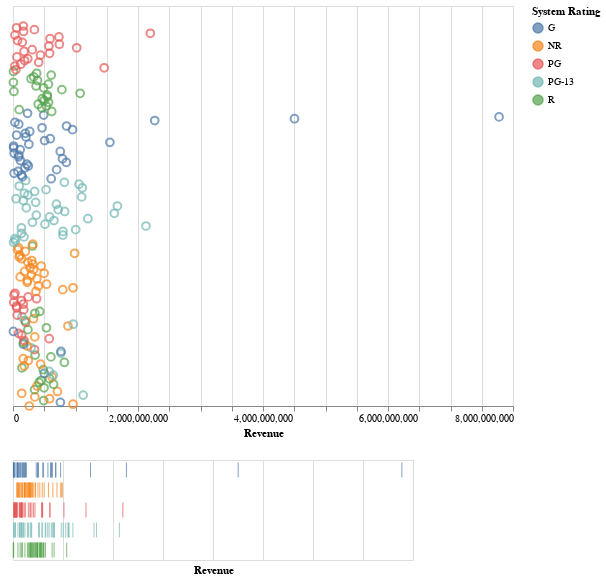

Notebook code cell kept with this figure:
### Markdown cell above
This is the blueprint for creating the fourth visualization Revenue of Movies, Altair will be used to create this graph.

__Blueprint:__
   - The format of the dataframe needed for this graph is the same as the previous datarame that was created.
   
   - The style of this graph is the Dot Dash Plot which is found in Altairs Gallery. It is a scatter plot with a x-axis and a y-axis. The x-axis shows the revenue of each movie and the y-axis is not visible. The Dot Dash plots are scatter plot with trick marks protraying the minute seperation of the amount of items in each category within the selection. To create a selection create a box by dragging the mouse. When the mouse hovers over the pionts it projects the name, system rating and the revenue of the movie.

### Code cell
brush= alt.selection(type='interval')# creates selective box
base = alt.Chart(dataframe2).add_selection(brush)

# scatter plot
points1=base.mark_point(size=60).encode(
       y=alt.Y('Range',title='',axis=None),# y-axis
       x = alt.X('Revenue:Q',title='Revenue'),# x-axis
       # interactive shows name,system rating and revenue of movies selected
       tooltip=['Name','System Rating','Revenue of Movie'],
       # color of selective box
       color=alt.condition(brush,'System Rating',alt.value('grey'))).properties(height=400,width=500)

tick_axis=alt.Axis(labels=False,domain=False,ticks=False)# cretes dot dash plot

# dot dash plot
x_ticks=base.mark_tick().encode(
    alt.X('Revenue',axis=tick_axis),# x-axis
    alt.Y('System Rating',axis=tick_axis,title=''),# y-axis
    # interactive shows name, system rating and revenue of movies selected
    tooltip = ['Name','System Rating','Revenue of Movie'],
    # color of selective box
    color=alt.condition(brush,'System Rating',alt.value('lightgrey')))
points1&x_ticks# the two graphs combined

### Figure 1 — Vega-Lite specification as saved in the notebook (floating-point values rounded to 4 significant figures; data arrays with more than 128 entries replaced by an {"elided": "..."} marker saying what was removed)
{"config": {"view": {"continuousWidth": 400, "continuousHeight": 300}}, "vconcat": [{"mark": {"type": "point", "size": 60}, "encoding": {"color": {"condition": {"type": "nominal", "field": "System Rating", "selection": "selector002"}, "value": "grey"}, "tooltip": [{"type": "nominal", "field": "Name"}, {"type": "nominal", "field": "System Rating"}, {"type": "nominal", "field": "Revenue of Movie"}], "x": {"type": "quantitative", "field": "Revenue", "title": "Revenue"}, "y": {"type": "quantitative", "axis": null, "field": "Range", "title": ""}}, "height": 400, "selection": {"selector002": {"type": "interval"}}, "width": 500}, {"mark": "tick", "encoding": {"color": {"condition": {"type": "nominal", "field": "System Rating", "selection": "selector002"}, "value": "lightgrey"}, "tooltip": [{"type": "nominal", "field": "Name"}, {"type": "nominal", "field": "System Rating"}, {"type": "nominal", "field": "Revenue of Movie"}], "x": {"type": "quantitative", "axis": {"domain": false, "labels": false, "ticks": false}, "field": "Revenue"}, "y": {"type": "nominal", "axis": {"domain": false, "labels": false, "ticks": false}, "field": "System Rating", "title": ""}}, "selection": {"selector002": {"type": "interval"}}}], "data": {"name": "data-4280230d4236cceed3f4dd611241ebf1"}, "$schema": "https://vega.github.io/schema/vega-lite/v4.8.1.json", "datasets": {"data-4280230d4236cceed3f4dd611241ebf1": {"elided": "210 records"}}}
